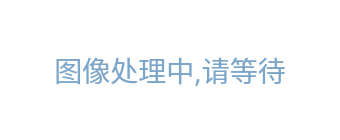
<?xml version="1.0" encoding="UTF-8"?>
<ui version="4.0">
 <class>Hp_wait_warn</class>
 <widget class="QWidget" name="Hp_wait_warn">
  <property name="enabled">
   <bool>true</bool>
  </property>
  <property name="geometry">
   <rect>
    <x>0</x>
    <y>0</y>
    <width>340</width>
    <height>140</height>
   </rect>
  </property>
  <property name="windowTitle">
   <string>Form</string>
  </property>
  <property name="styleSheet">
   <string notr="true">background-color: rgba(255, 255, 255, 0);
color:#7CA6C9;
background-image:url(:/res/res/setting_background.png);</string>
  </property>
  <widget class="QLabel" name="label_2">
   <property name="geometry">
    <rect>
     <x>0</x>
     <y>0</y>
     <width>340</width>
     <height>140</height>
    </rect>
   </property>
   <property name="palette">
    <palette>
     <active>
      <colorrole role="WindowText">
       <brush brushstyle="SolidPattern">
        <color alpha="255">
         <red>124</red>
         <green>166</green>
         <blue>201</blue>
        </color>
       </brush>
      </colorrole>
      <colorrole role="Button">
       <brush brushstyle="SolidPattern">
        <color alpha="0">
         <red>255</red>
         <green>255</green>
         <blue>255</blue>
        </color>
       </brush>
      </colorrole>
      <colorrole role="Dark">
       <brush brushstyle="SolidPattern">
        <color alpha="255">
         <red>160</red>
         <green>160</green>
         <blue>160</blue>
        </color>
       </brush>
      </colorrole>
      <colorrole role="Text">
       <brush brushstyle="SolidPattern">
        <color alpha="255">
         <red>124</red>
         <green>166</green>
         <blue>201</blue>
        </color>
       </brush>
      </colorrole>
      <colorrole role="ButtonText">
       <brush brushstyle="SolidPattern">
        <color alpha="255">
         <red>124</red>
         <green>166</green>
         <blue>201</blue>
        </color>
       </brush>
      </colorrole>
      <colorrole role="Base">
       <brush brushstyle="SolidPattern">
        <color alpha="0">
         <red>255</red>
         <green>255</green>
         <blue>255</blue>
        </color>
       </brush>
      </colorrole>
      <colorrole role="Window">
       <brush brushstyle="SolidPattern">
        <color alpha="0">
         <red>255</red>
         <green>255</green>
         <blue>255</blue>
        </color>
       </brush>
      </colorrole>
      <colorrole role="Highlight">
       <brush brushstyle="SolidPattern">
        <color alpha="255">
         <red>50</red>
         <green>152</green>
         <blue>253</blue>
        </color>
       </brush>
      </colorrole>
      <colorrole role="ToolTipText">
       <brush brushstyle="SolidPattern">
        <color alpha="255">
         <red>0</red>
         <green>0</green>
         <blue>0</blue>
        </color>
       </brush>
      </colorrole>
     </active>
     <inactive>
      <colorrole role="WindowText">
       <brush brushstyle="SolidPattern">
        <color alpha="255">
         <red>124</red>
         <green>166</green>
         <blue>201</blue>
        </color>
       </brush>
      </colorrole>
      <colorrole role="Button">
       <brush brushstyle="SolidPattern">
        <color alpha="0">
         <red>255</red>
         <green>255</green>
         <blue>255</blue>
        </color>
       </brush>
      </colorrole>
      <colorrole role="Dark">
       <brush brushstyle="SolidPattern">
        <color alpha="255">
         <red>160</red>
         <green>160</green>
         <blue>160</blue>
        </color>
       </brush>
      </colorrole>
      <colorrole role="Text">
       <brush brushstyle="SolidPattern">
        <color alpha="255">
         <red>124</red>
         <green>166</green>
         <blue>201</blue>
        </color>
       </brush>
      </colorrole>
      <colorrole role="ButtonText">
       <brush brushstyle="SolidPattern">
        <color alpha="255">
         <red>124</red>
         <green>166</green>
         <blue>201</blue>
        </color>
       </brush>
      </colorrole>
      <colorrole role="Base">
       <brush brushstyle="SolidPattern">
        <color alpha="0">
         <red>255</red>
         <green>255</green>
         <blue>255</blue>
        </color>
       </brush>
      </colorrole>
      <colorrole role="Window">
       <brush brushstyle="SolidPattern">
        <color alpha="0">
         <red>255</red>
         <green>255</green>
         <blue>255</blue>
        </color>
       </brush>
      </colorrole>
      <colorrole role="Highlight">
       <brush brushstyle="SolidPattern">
        <color alpha="255">
         <red>50</red>
         <green>152</green>
         <blue>253</blue>
        </color>
       </brush>
      </colorrole>
      <colorrole role="ToolTipText">
       <brush brushstyle="SolidPattern">
        <color alpha="255">
         <red>0</red>
         <green>0</green>
         <blue>0</blue>
        </color>
       </brush>
      </colorrole>
     </inactive>
     <disabled>
      <colorrole role="WindowText">
       <brush brushstyle="SolidPattern">
        <color alpha="255">
         <red>124</red>
         <green>166</green>
         <blue>201</blue>
        </color>
       </brush>
      </colorrole>
      <colorrole role="Button">
       <brush brushstyle="SolidPattern">
        <color alpha="0">
         <red>255</red>
         <green>255</green>
         <blue>255</blue>
        </color>
       </brush>
      </colorrole>
      <colorrole role="Dark">
       <brush brushstyle="SolidPattern">
        <color alpha="255">
         <red>160</red>
         <green>160</green>
         <blue>160</blue>
        </color>
       </brush>
      </colorrole>
      <colorrole role="Text">
       <brush brushstyle="SolidPattern">
        <color alpha="255">
         <red>124</red>
         <green>166</green>
         <blue>201</blue>
        </color>
       </brush>
      </colorrole>
      <colorrole role="ButtonText">
       <brush brushstyle="SolidPattern">
        <color alpha="255">
         <red>124</red>
         <green>166</green>
         <blue>201</blue>
        </color>
       </brush>
      </colorrole>
      <colorrole role="Base">
       <brush brushstyle="SolidPattern">
        <color alpha="0">
         <red>255</red>
         <green>255</green>
         <blue>255</blue>
        </color>
       </brush>
      </colorrole>
      <colorrole role="Window">
       <brush brushstyle="SolidPattern">
        <color alpha="0">
         <red>255</red>
         <green>255</green>
         <blue>255</blue>
        </color>
       </brush>
      </colorrole>
      <colorrole role="Highlight">
       <brush brushstyle="SolidPattern">
        <color alpha="255">
         <red>240</red>
         <green>240</green>
         <blue>240</blue>
        </color>
       </brush>
      </colorrole>
      <colorrole role="ToolTipText">
       <brush brushstyle="SolidPattern">
        <color alpha="255">
         <red>0</red>
         <green>0</green>
         <blue>0</blue>
        </color>
       </brush>
      </colorrole>
     </disabled>
    </palette>
   </property>
   <property name="font">
    <font>
     <family>AR PL UKai CN</family>
     <pointsize>21</pointsize>
    </font>
   </property>
   <property name="text">
    <string>图像处理中,请等待</string>
   </property>
   <property name="alignment">
    <set>Qt::AlignCenter</set>
   </property>
  </widget>
 </widget>
 <resources/>
 <connections/>
</ui>
